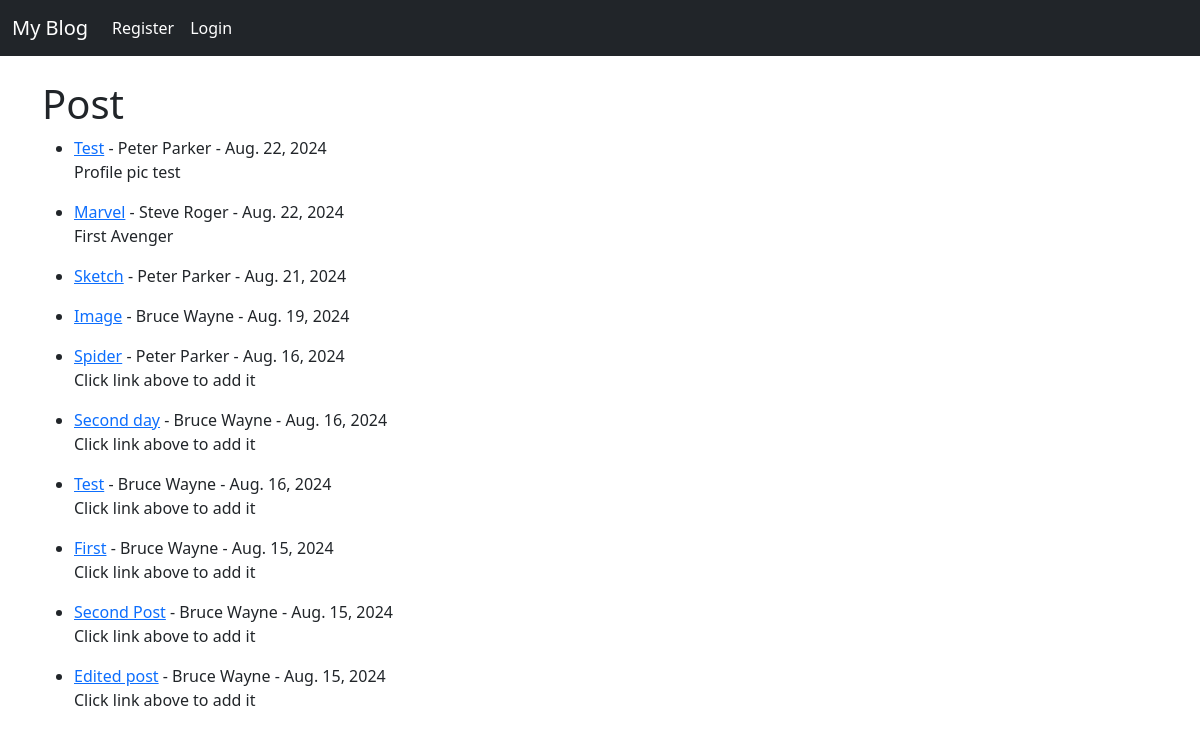
The page / on the database its author committed.
### post/models.py (models this page shows, shortened)
class Post(models.Model):
    title = models.CharField(max_length=20)
    author = models.ForeignKey(User, on_delete = models.CASCADE)
    body = models.TextField()
    post_date = models.DateField(auto_now_add=True)
    header_image = models.ImageField(null = True, blank= True, upload_to="images/")
    likes = models.ManyToManyField(User, related_name='blog_post')
    snippet = models.TextField(max_length=255, blank=True)

### post/views.py (the view)
# urls.py: path('', HomeView.as_view(), name = 'home' ),
class HomeView(ListView):
    model = Post
    template_name = 'home.html'
    ordering = ['-post_date']

### post/templates/home.html (shortened to what this page needs)
{% extends "base.html" %}
{% block content%}
<h1>Post </h1>
<ul class="d-flex flex-column">
{% for post in object_list %}
    <li class="mb-3">
        <a href = "{% url 'article_detail' post.pk%}">{{post.title}}</a> - {{post.author.first_name}} {{post.author.last_name}} - {{post.post_date}}
        <div>
            {{post.snippet}}
        </div>
    </li>
{% endfor %}
</ul>
{% endblock %}

### post/templates/base.html (shortened to what this page needs)
<!doctype html>
<html lang="en">
  <head>
    <link href="https://cdn.jsdelivr.net/npm/bootstrap@5.0.2/dist/css/bootstrap.min.css" rel="stylesheet">
    <link href="https://cdn.jsdelivr.net/npm/bootstrap@5.0.2/dist/css/bootstrap.min.css" rel="stylesheet">  </head>
  <body>
    {% include "nav.html" %}
        {% block content%}
        {% endblock %}
    </div>
  </body>
</html>

### post/templates/nav.html (shortened to what this page needs)
<nav class="navbar navbar-expand-lg navbar-dark bg-dark">
    <div class="container-fluid">
      <a class="navbar-brand" href="{% url 'home' %}">My Blog</a>
      <div class="collapse navbar-collapse" id="navbarNav">
        <ul class="navbar-nav mr-auto">
          {% if user.is_authenticated %}
            <li class="nav-item">
              <a class="nav-link active" aria-current="page" href="{% url 'add_post' %}">Add Post</a>
            </li>
          {% else %}
            <li class="nav-item">
              <a class="nav-link active" aria-current="page" href="{% url 'register' %}">Register</a>
            </li>
            <li class="nav-item">
              <a class="nav-link active" aria-current="page" href="{% url 'login' %}">Login</a>
            </li>
          {% endif %}
        </ul>
      </div>
    </div>
  </nav>
  <br/>
  <div class="container">

### rows shown on the page
Post: title "Test", author.first_name "Peter", author.last_name "Parker", post_date "Aug. 22, 2024", snippet "Profile pic test"
Post: title "Marvel", author.first_name "Steve", author.last_name "Roger", post_date "Aug. 22, 2024", snippet "First Avenger"
Post: title "Sketch", author.first_name "Peter", author.last_name "Parker", post_date "Aug. 21, 2024"
Post: title "Image", author.first_name "Bruce", author.last_name "Wayne", post_date "Aug. 19, 2024"
Post: title "Spider", author.first_name "Peter", author.last_name "Parker", post_date "Aug. 16, 2024", snippet "Click link above to add it"
Post: title "Second day", author.first_name "Bruce", author.last_name "Wayne", post_date "Aug. 16, 2024", snippet "Click link above to add it"
Post: title "Test", author.first_name "Bruce", author.last_name "Wayne", post_date "Aug. 16, 2024", snippet "Click link above to add it"
Post: title "First", author.first_name "Bruce", author.last_name "Wayne", post_date "Aug. 15, 2024", snippet "Click link above to add it"
Post: title "Second Post", author.first_name "Bruce", author.last_name "Wayne", post_date "Aug. 15, 2024", snippet "Click link above to add it"
Post: title "Edited post", author.first_name "Bruce", author.last_name "Wayne", post_date "Aug. 15, 2024", snippet "Click link above to add it"
